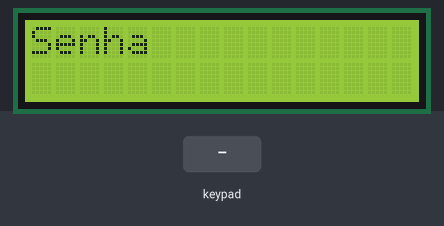
This sketch was run on a simulated Arduino Uno, built with avr-gcc and run on an emulated ATmega328P. Parts: 16×2 character LCD. Inputs (shaded band) come from the test bench. WiFi joins after 1.5 s; servers stay silent unless stated; no MQTT or app messages arrive unless stated; what the sketch prints to the serial monitor is not drawn.

Above: at 4.2 s.
4.3 s: key '*' pressed
At 5.5 s:
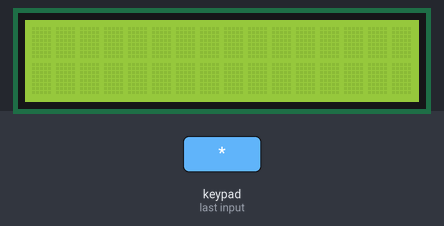
6.5 s: keypad keys 4 3 2 1 # pressed 0.4 s apart
At 6.7 s:
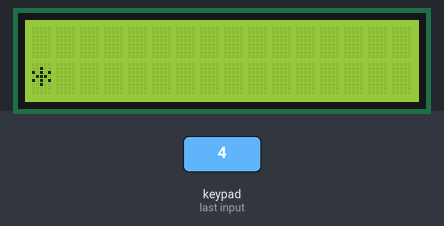
At 8.4 s:
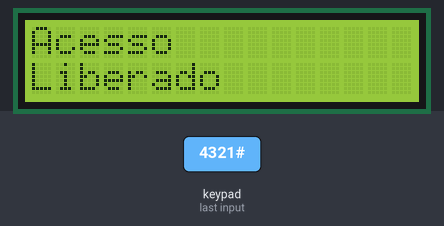
Timing chart, 0 to 9.9 s (numbered marks = the images above; inputs shaded):
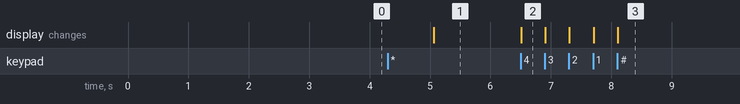

Measured:
- after the input at 4.3 s, the display: changes after 0.76 s (image 1)
- after the input at 6.5 s, the display: changes at once (image 2)

The sketch:

IOT-Projeto-alarme-senha.ino
```cpp
#include <Keypad.h>
#include <LiquidCrystal.h>
#include <UIPEthernet.h>
#include <PubSubClient.h>

bool digitandoSenha = false;
String senhaDigitada;
String senhaEscondida;
String senha = "4321";

const byte ROWS = 4; //four rows
const byte COLS = 3; //three columns
char keys[ROWS][COLS] = {
  {'1', '2', '3'},
  {'4', '5', '6'},
  {'7', '8', '9'},
  {'*', '0', '#'}
};

byte rowPins[ROWS] = {5, 4, 3, A0}; //connect to the row pinouts of the keypad
byte colPins[COLS] = {8, 7, 6}; //connect to the column pinouts of the keypad

//LCD
const int rs = 9, en = A1, d4 = A2, d5 = A3, d6 = A4, d7 = A5;
LiquidCrystal lcd(rs, en, d4, d5, d6, d7);

//Teclado
Keypad keypad = Keypad( makeKeymap(keys), rowPins, colPins, ROWS, COLS );


void callback(char* topic, byte* payload, unsigned int length) {
  int c = atoi(payload);
  Serial.println(topic);
  Serial.println(c);
}

//Ethernet
byte mac[]    = {  0xDE, 0xED, 0xBA, 0xFE, 0xF1, 0x77 };
EthernetClient ethClient;
PubSubClient client("m14.cloudmqtt.com", 12719, callback, ethClient);

long lastReconnectAttempt = 0;

boolean reconnect() {
  Serial.println("reconectando...");
  if (client.connect("projeto3", "arduino", "123")) {
    Serial.println("conectado");
    client.subscribe("verificaSenha");
  }
  return client.connected();
}

void setup() {
  Serial.begin(9600);
  pinMode(A0, INPUT);
  lcd.begin(16, 2);
  lcd.setCursor(0, 0);
  lcd.print("Senha");

  Serial.println("iniciando...");
  Ethernet.begin(mac);
  delay(1500);
  lastReconnectAttempt = 0;
}

void limpaLCD() {
  lcd.setCursor(0, 1);
  lcd.print("              ");
  lcd.setCursor(0, 0);
  lcd.print("              ");
}

void loop() {

  if (!client.connected()) {
    long now = millis();
    if (now - lastReconnectAttempt > 5000) {
      lastReconnectAttempt = now;

      if (reconnect()) {
        lastReconnectAttempt = 0;
      }
    }
  } else {

    client.loop();

    char key = keypad.getKey();

    if (key) {

      if (digitandoSenha && key != '#') {
        senhaDigitada += key;
        senhaEscondida += "*";
        Serial.println(senhaDigitada);
        limpaLCD();
        lcd.setCursor(0, 1);
        lcd.print(senhaEscondida);
      }

      if (key == '*') {
        senhaDigitada = "";
        senhaEscondida = "";
        digitandoSenha = true;
        Serial.println("Iniciando digitação da senha...");
        limpaLCD();
      }
      if (key == '#') {
        digitandoSenha = false;
        Serial.println("Finaliza senha");

        if (senhaDigitada == senha) {
          Serial.println("Alarme desativado");
          limpaLCD();
          lcd.setCursor(0, 0);
          lcd.print("Acesso");
          lcd.setCursor(0, 1);
          lcd.print("Liberado");
        }
        else {
          Serial.println("Acesso negado");
          limpaLCD();
          lcd.setCursor(0, 0);
          lcd.print("Acesso");
          lcd.setCursor(0, 1);
          lcd.print("Negado");
        }
      }
    } //if key
  } //else connected
} //loop
```
